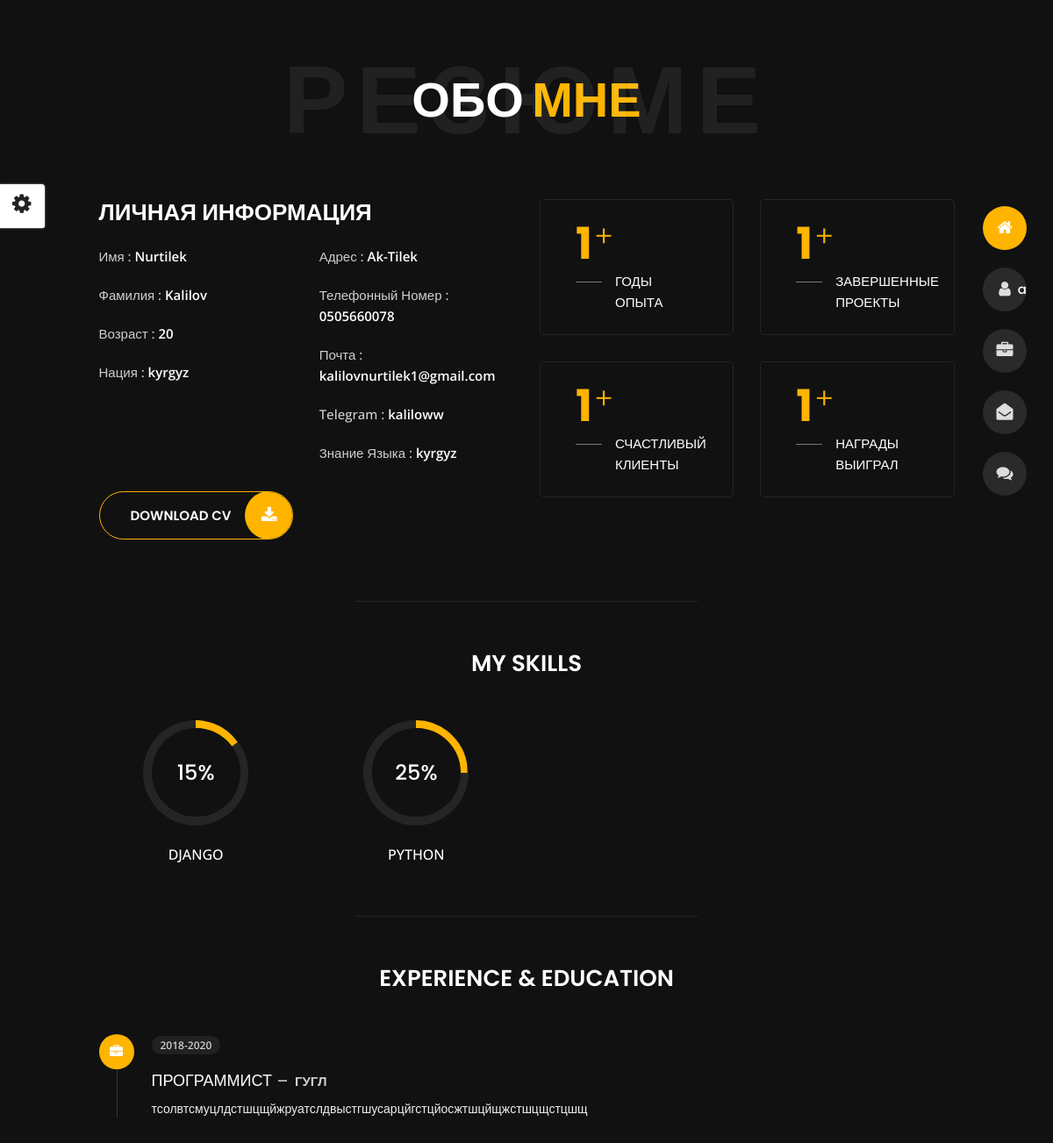
Page /about/ on the earlier database version.
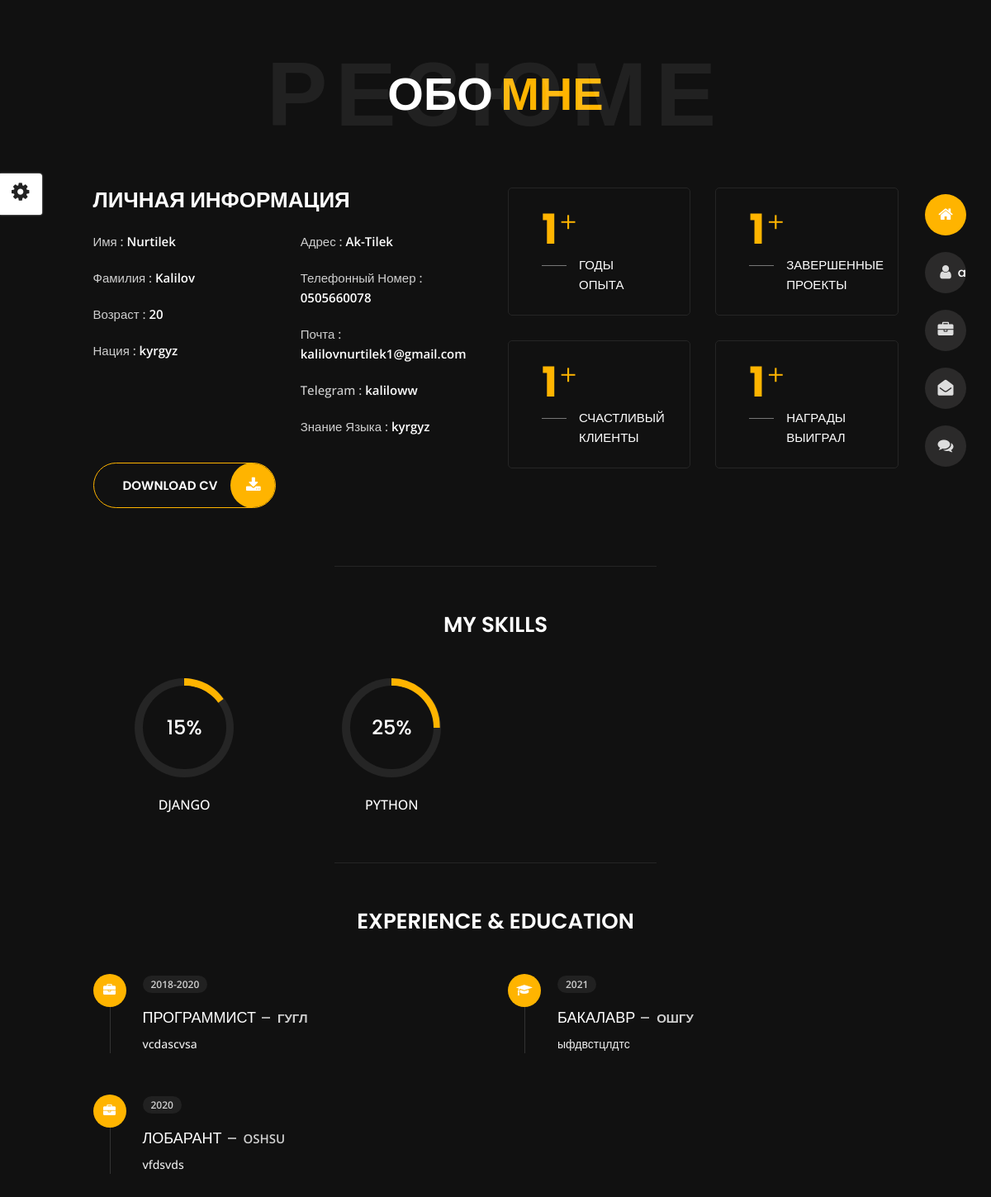
Same page on the later database version.
### apps/settings/models.py (models this page shows, shortened)
class Skills(models.Model):
    skill = models.CharField(
        max_length=100,
        verbose_name="Скилл"
    )
    procent = models.CharField(
        max_length=100,
        verbose_name="Процент"
    )
    class Meta:
        verbose_name= "Скилы"
        verbose_name_plural = "Скилл"

class Work(models.Model):
    work_time = models.CharField(
        max_length=100,
        verbose_name="Годы работы"
    )
    job_title = models.CharField(
        max_length=100,
        verbose_name="Должность"
    )
    company = models.CharField(
        max_length=100,
        verbose_name="компания где работал"
    )
    comment = models.CharField(
        max_length=100,
        verbose_name="comment"
    )
    class Meta:
        verbose_name = "Опыт работы"
        verbose_name_plural = "Опыты работы"

class Education(models.Model):
    year = models.CharField(
        max_length=100,
        verbose_name="Год окончаеия"
    )
    education = models.CharField(
        max_length=255,
        verbose_name="Научный стенпень"
    )
    h_e_i = models.CharField(
        max_length=100,
        verbose_name="ВУЗ"
    )
    comment = models.TextField(
        max_length=100,
        verbose_name="Комментарии"
    )
    class Meta:
        verbose_name = "Образование"
        verbose_name_plural = "Образовании"

### apps/settings/views.py (the view)
# urls.py: path("about/", about, name="about"),
def about(request):
    about = About.objects.latest("id")
    skill = Skills.objects.all
    work = Work.objects.all
    education = Education.objects.all
    return render(request,"about.html", locals())

### templates/about.html (shortened to what the changed rows need)
{% extends 'include/homepage.html' %}
{% load static %}
{% block content %}
<body class="about">
<section class="title-section text-left text-sm-center revealator-slideup revealator-once revealator-delay1">
    <h1>Обо <span>Мне</span></h1>
</section>
<section class="main-content revealator-slideup revealator-once revealator-delay1">
    <div class="container">
        <div class="row">
            {% for skill in skill %}
            <div class="col-6 col-md-3 mb-3 mb-sm-5">
                <div class="c100 p{{skill.procent}}">
                    <span>{{ skill.procent }}%</span>
                </div>
                <h6 class="text-uppercase open-sans-font text-center mt-2 mt-sm-4">{{ skill.skill }}</h6>
            </div>
           {% endfor %}
        </div>
        <div class="row">
            <div class="col-lg-6 m-15px-tb">
                <div class="resume-box">
                    <ul>
                        {% for work in work %}
                        <li>
                            <div class="icon">
                                <i class="fa fa-briefcase"></i>
                            </div>
                            <span class="time open-sans-font text-uppercase">{{ work.work_time }}</span>
                            <h5 class="poppins-font text-uppercase">{{ work.job_title }}<span class="place open-sans-font">{{ work.company }}</span></h5>
                            <p class="open-sans-font">{{ work.comment }}</p>
                        </li>
                        {% endfor %}
                    </ul>
                </div>
            </div>
            <div class="col-lg-6 m-15px-tb">
                <div class="resume-box">
                    <ul>
                        {% for education in education %}
                        <li>
                            <div class="icon">
                                <i class="fa fa-graduation-cap"></i>
                            </div>
                            <span class="time open-sans-font text-uppercase">{{ education.year }}</span>
                            <h5 class="poppins-font text-uppercase">{{ education.education }}<span class="place open-sans-font">{{ education.h_e_i }}</span></h5>
                            <p class="open-sans-font">{{ education.comment }}</p>
                        </li>
                        {% endfor %}
                    </ul>
                </div>
            </div>
        </div>
    </div>
</section>
{% endblock %}

Differences in the rows shown:
changed Work "ПРОГРАММИСТ": comment "тсолвтсмуцлдстшцщйжруатслдвыстгшусарцйгстцйосжтшцйщжстшцщстцшщ" → "vcdascvsa"
added Work: work_time "2020", job_title "ЛОБАРАНТ", company "OSHSU", comment "vfdsvds"
added Education: year "2021", education "БАКАЛАВР", h_e_i "ОШГУ", comment "ыфдвстцлдтс"
